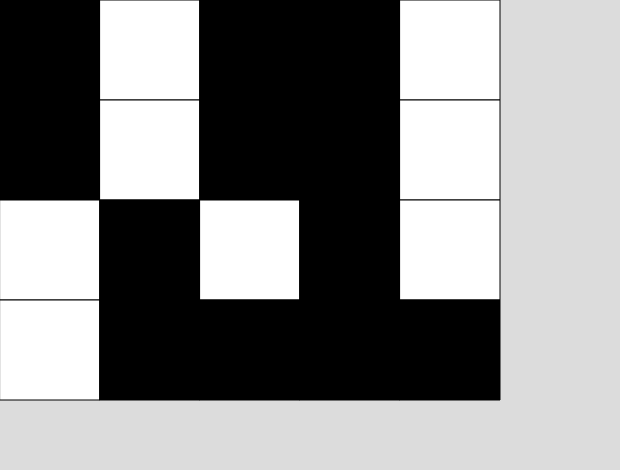
Frame 1 (no input)
Frame 60 (no input): identical to frame 1, image omitted
Frame 120 (the mouse pressed at the canvas centre since frame 60): identical to frame 1, image omitted

The p5.js sketch that drew this single still picture (run headless with seeded random() and noise() and a simulated clock; from frame 60 on, the mouse is pressed at the canvas centre):

// p5.js sketch
// ── sketch.js
// 2D arrays demo
// srushti vyas
// 10th Jan 2022
// using 2D array for the first time in this class

let grid = [ [0, 255, 0, 0, 255],
             [0,  255,  0,  0,  255],
             [255, 0, 255, 0,  255],
             [255, 0, 0,0, 0] ];

const NUM_ROWS = 4;
const NUM_COLS = 5; 
let rectWidth, rectHeight, col, row, readMessage;   

let winMsg = ["YOU WIN!!!"];

function flip(col, row){
  if(grid[row][col] === 0) grid[row][col] = 255;
  else grid[row][col] = 0;
}

function getCurrentX(){
  return int(mouseX/rectWidth);
}

function getCurrentY(){
  return int(mouseY/rectHeight);
}

function mouseClicked(){
  //when the mouse is clicked, flip the value linesd up with
  //the mouse pposition;
  if(mouseOver)
  if(keyIsPressed && keyCode === SHIFT){
    flip(col,row)
    
  }
  //if()
  else{
    flip(col, row);
    if(row > 0){
      flip(col, row -1);
     }
    if(row < NUM_ROWS - 1){
      flip(col, row +1);
    }
    if(row < 4){
      flip(col + 1, row);
    }
    if(col < NUM_ROWS + 1){
      flip(col -1,row);
    }
  }
  
 
}

function renderGrid(){
  // create a 2D grid of squaes, using information from our
  //2D array for the corresponding fill values
  for (let x = 0; x < NUM_COLS; x++ ){
    for (let y = 0; y < NUM_ROWS; y++){
      let fillValue = grid[y][x];
      fill(fillValue);
      rect(x * rectWidth,y * rectHeight ,rectWidth, rectHeight);
    }
  }
}

function setup() {
  rectWidth = 100;
  rectHeight = 100;
  createCanvas(NUM_COLS * rectWidth + 120, NUM_ROWS * rectHeight + 70);
  
}

function draw() {
  row = getCurrentY();
  col = getCurrentX();
  background(220);
  renderGrid();
  winMessage();
  winner();
  print(col, row);
   //test  animation
  // grid[int(random(4))][int(random(5))] = int(random(256));
 
}

function winMessage(){
  let firstBlock = grid[0][0];
  for (let x = 0; x < NUM_COLS; x++ ){
    for (let y = 0; y < NUM_ROWS; y++){
      if(grid[y][x] !== firstBlock){
        readMessage = (winMsg);
        return false;
      }
    }
  }
  return true;
}

function winner(){
  fill(44, 165, 245);
  textSize(60);
  textAlign(CENTER,CENTER);
  textFont("fantasy");
  if(winMessage() === true){
    text(readMessage,0,0,NUM_COLS*rectWidth-10,400);
  }
}

function colorBoard(){
 
}
